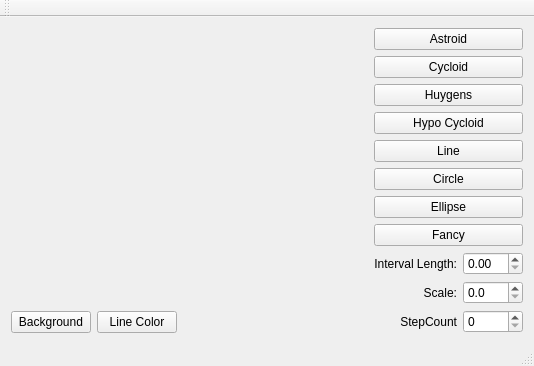
<?xml version="1.0" encoding="UTF-8"?>
<ui version="4.0">
 <class>MainWindow</class>
 <widget class="QMainWindow" name="MainWindow">
  <property name="geometry">
   <rect>
    <x>0</x>
    <y>0</y>
    <width>534</width>
    <height>321</height>
   </rect>
  </property>
  <property name="windowTitle">
   <string>MainWindow</string>
  </property>
  <widget class="QWidget" name="centralWidget">
   <layout class="QGridLayout" name="gridLayout">
    <item row="0" column="0">
     <layout class="QVBoxLayout" name="verticalLayout_2">
      <item>
       <widget class="RenderArea" name="renderArea" native="true"/>
      </item>
      <item>
       <layout class="QHBoxLayout" name="horizontalLayout_4">
        <item>
         <widget class="QPushButton" name="btnBackground">
          <property name="text">
           <string>Background</string>
          </property>
         </widget>
        </item>
        <item>
         <widget class="QPushButton" name="btnLineColor">
          <property name="text">
           <string>Line Color</string>
          </property>
         </widget>
        </item>
        <item>
         <spacer name="horizontalSpacer">
          <property name="orientation">
           <enum>Qt::Horizontal</enum>
          </property>
          <property name="sizeHint" stdset="0">
           <size>
            <width>128</width>
            <height>20</height>
           </size>
          </property>
         </spacer>
        </item>
       </layout>
      </item>
     </layout>
    </item>
    <item row="0" column="1">
     <layout class="QGridLayout" name="gridLayout_2">
      <item row="8" column="0">
       <layout class="QHBoxLayout" name="horizontalLayout_2">
        <item>
         <widget class="QLabel" name="label_2">
          <property name="text">
           <string>Interval Length:</string>
          </property>
          <property name="alignment">
           <set>Qt::AlignRight|Qt::AlignTrailing|Qt::AlignVCenter</set>
          </property>
         </widget>
        </item>
        <item>
         <widget class="QDoubleSpinBox" name="spinInterval">
          <property name="maximumSize">
           <size>
            <width>60</width>
            <height>16777215</height>
           </size>
          </property>
          <property name="maximum">
           <double>100.000000000000000</double>
          </property>
          <property name="singleStep">
           <double>0.100000000000000</double>
          </property>
         </widget>
        </item>
       </layout>
      </item>
      <item row="4" column="0">
       <widget class="QPushButton" name="btnLine">
        <property name="text">
         <string>Line</string>
        </property>
       </widget>
      </item>
      <item row="10" column="0">
       <layout class="QHBoxLayout" name="horizontalLayout_3">
        <item>
         <widget class="QLabel" name="label_3">
          <property name="text">
           <string>StepCount</string>
          </property>
          <property name="alignment">
           <set>Qt::AlignRight|Qt::AlignTrailing|Qt::AlignVCenter</set>
          </property>
         </widget>
        </item>
        <item>
         <widget class="QSpinBox" name="spinCount">
          <property name="maximumSize">
           <size>
            <width>60</width>
            <height>16777215</height>
           </size>
          </property>
          <property name="maximum">
           <number>512</number>
          </property>
          <property name="singleStep">
           <number>1</number>
          </property>
         </widget>
        </item>
       </layout>
      </item>
      <item row="0" column="0">
       <widget class="QPushButton" name="btnAstroid">
        <property name="text">
         <string>Astroid</string>
        </property>
       </widget>
      </item>
      <item row="2" column="0">
       <widget class="QPushButton" name="btnHuygens">
        <property name="text">
         <string>Huygens</string>
        </property>
       </widget>
      </item>
      <item row="9" column="0">
       <layout class="QHBoxLayout" name="horizontalLayout">
        <item>
         <widget class="QLabel" name="label">
          <property name="text">
           <string>Scale:</string>
          </property>
          <property name="alignment">
           <set>Qt::AlignRight|Qt::AlignTrailing|Qt::AlignVCenter</set>
          </property>
         </widget>
        </item>
        <item>
         <widget class="QDoubleSpinBox" name="spinScale">
          <property name="maximumSize">
           <size>
            <width>60</width>
            <height>16777215</height>
           </size>
          </property>
          <property name="decimals">
           <number>1</number>
          </property>
          <property name="maximum">
           <double>150.000000000000000</double>
          </property>
          <property name="singleStep">
           <double>0.100000000000000</double>
          </property>
         </widget>
        </item>
       </layout>
      </item>
      <item row="1" column="0">
       <widget class="QPushButton" name="btnCycloid">
        <property name="text">
         <string>Cycloid</string>
        </property>
       </widget>
      </item>
      <item row="5" column="0">
       <widget class="QPushButton" name="btnCircle">
        <property name="text">
         <string>Circle</string>
        </property>
       </widget>
      </item>
      <item row="3" column="0">
       <widget class="QPushButton" name="btnHypo">
        <property name="text">
         <string>Hypo Cycloid</string>
        </property>
       </widget>
      </item>
      <item row="6" column="0">
       <widget class="QPushButton" name="btnEllipse">
        <property name="text">
         <string>Ellipse</string>
        </property>
       </widget>
      </item>
      <item row="7" column="0">
       <widget class="QPushButton" name="btnFancy">
        <property name="text">
         <string>Fancy</string>
        </property>
       </widget>
      </item>
     </layout>
    </item>
   </layout>
  </widget>
  <widget class="QToolBar" name="mainToolBar">
   <attribute name="toolBarArea">
    <enum>TopToolBarArea</enum>
   </attribute>
   <attribute name="toolBarBreak">
    <bool>false</bool>
   </attribute>
  </widget>
  <widget class="QStatusBar" name="statusBar"/>
 </widget>
 <layoutdefault spacing="6" margin="11"/>
 <customwidgets>
  <customwidget>
   <class>RenderArea</class>
   <extends>QWidget</extends>
   <header>renderarea.h</header>
   <container>1</container>
  </customwidget>
 </customwidgets>
 <resources/>
 <connections/>
</ui>
